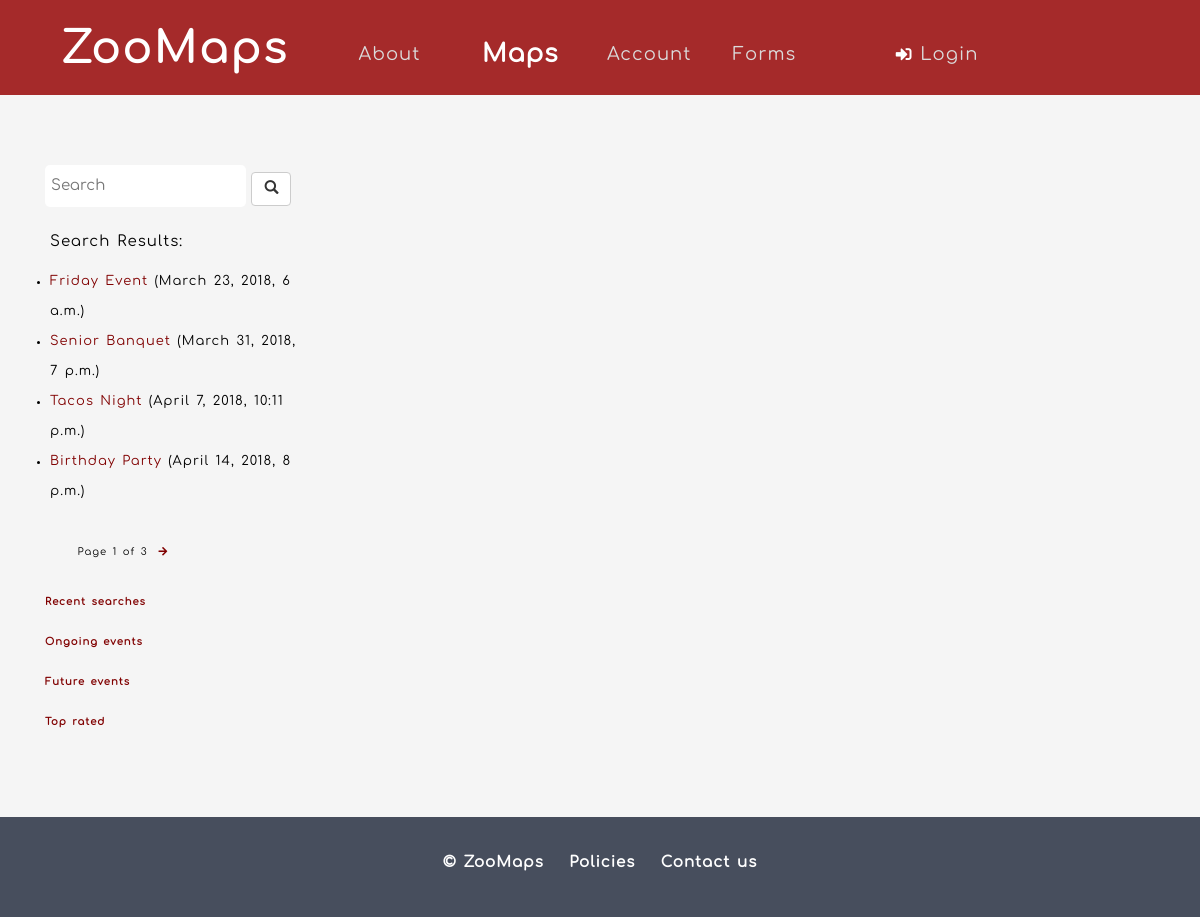
/ZooMaps/events/, run on the app's committed database.
### ZooMaps/models.py (models this page shows, shortened)
class Event(models.Model):
    name = models.CharField(max_length=20, help_text="Enter the name of the Event")
    startDate = models.DateTimeField(blank=True, null=True)
    endDate = models.DateTimeField(null=True, blank=True)
    description = models.TextField(max_length=1000, help_text='Enter a brief description of the Event')
    emoji= models.CharField(max_length=20, help_text="Enter the emojis of the Event");
    latitude = models.FloatField();
    longitude = models.FloatField();
    tags = models.ManyToManyField(Tag, help_text='Select your favorite tags for the Event')
    attendees = models.ManyToManyField(User, help_text='Users going to your Event')
    class Meta:
    	ordering = ['startDate']
    def get_absolute_url(self):
        return reverse('event-detail', args=[str(self.id)])

### ZooMaps/views.py (the view)
# urls.py: path('events/', views.EventListView.as_view(), name='events'),
class EventListView(generic.ListView):
    model = Event
    paginate_by=4
    def get_context_data(self, **kwargs):
    	context = super().get_context_data(**kwargs)
    	query = self.request.GET.get('q', None)
    	if query:
    		list_events = Event.objects.filter(Q(description__contains=query)|Q(name__contains=query))
    		context['event_list'] = list_events
    		context['json'] = serialize('json', list_events)
    	else:
    		list_events = Event.objects.all()
    		paginator = Paginator(list_events, self.paginate_by)
    		page = self.request.GET.get('page')
    		try:
    			events = paginator.page(page)
    		except PageNotAnInteger:
    			events = paginator.page(1)
    		except EmptyPage:
    			events = paginator.page(paginator.num_pages)
    		context['event_list'] =events
    		context['paginate'] = True
    		context['json'] = serialize('json', Event.objects.all())
    	return context

### ZooMaps/templates/ZooMaps/event_list.html (shortened to what this page needs)
{% extends "base_generic.html" %}
  {% block leftbar %}
      <div class="col-md-3">
        <form>
          <input class="searchbar" type="text" placeholder="Search" name="q" value="{{ request.GET.q }}">
          <button type="submit" class="btn btn-default"><span class="glyphicon glyphicon-search"></span> </button>
        </form>
        {% if event_list %}
          <ul class="mapEvents"> <p style="font-size:15px;">Search Results:</p>
              {% for event in event_list %}
              <li style="font-size:13px;">
                <a href="{{ event.get_absolute_url }}"> {{ event.name }}</a> ({{event.startDate}})
              </li>
              {% endfor %}
          </ul>
          {% else %}
              <p>There are no events yet.</p>
          {% endif %}
        {% block pagination %}
              {% if paginate %}
                &nbsp;&nbsp;&nbsp;&nbsp;&nbsp;<div class="pagination">
                    <span class="page-links">
                          <span class="page-current">
                              &nbsp;Page {{ page_obj.number }} of {{ page_obj.paginator.num_pages }}&nbsp;
                          </span>
                          {% if page_obj.has_next %}
                              <a href="{{ request.path }}?page={{ page_obj.next_page_number }}"><i class="fas fa-arrow-right"></i></a>
                          {% endif %}
                      </span>
                  </div>
              {% endif %}
        {% endblock %}
        <p class="maps"><a href="#">Recent searches</a></p>
        <p class="maps"><a href="{% url 'ongoing-events' %}">Ongoing events</a></p>
        <p class="maps"><a href="{% url 'future-events' %}">Future events</a></p>
        <p class="maps"><a href="{% url 'best-rated-events' %}">Top rated</a></p>
      </div>
    {% endblock %}
    {% block main %}
      <div class="col-md-8 text-center">
      {% load static %}
    <div id="map" style="width:100%;height: 540px;"></div>
      </div>
      <div class="col-md-1"></div>
    {% endblock %}

### ZooMaps/static/ZooMaps/css/styles.css (style rules this page uses)
html { position: relative; min-height: 100%; }
body { font-family:"comfortaaregular"; background-color: #f5f5f5; color: #ffffff; font-size: 10px; line-height: 30px; letter-spacing: 1px; word-spacing: 1.5px; margin: 0 0 100px; }
a { color: #800000; }
.maps a { font-size: 10px; font-weight: bold; }
ul.mapEvents { padding-left: 5px; }
.searchbar { padding: 6px; border: none; margin-bottom: 20px; font-size: 15px; border-radius: 5px; }

### data on the page
Event: name "Friday Event", startDate "March 23, 2018, 6 a.m."
Event: name "Senior Banquet", startDate "March 31, 2018, 7 p.m."
Event: name "Tacos Night", startDate "April 7, 2018, 10:11 p.m."
Event: name "Birthday Party", startDate "April 14, 2018, 8 p.m."

### other printed values
{{ page_obj.number }} "1"
{{ page_obj.paginator.num_pages }} "3"
